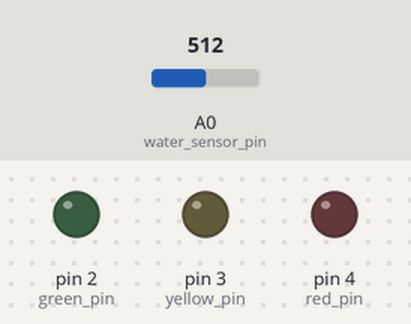
Simulated run of this sketch. Board: Arduino Uno, built with avr-gcc and run on an emulated ATmega328P. On the bench: output pins drawn as LEDs (lit = HIGH). Inputs (shaded band) come from the test bench; at power-on: A0 (water_sensor_pin) = 512. What the sketch prints to the serial monitor is not drawn.

Above: at 1.3 s.
1.4 s: A0 (water_sensor_pin) set to 493
At 2.7 s:
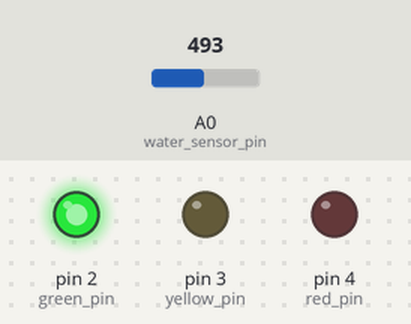
3.0 s: A0 (water_sensor_pin) set to 288
6.0 s: A0 (water_sensor_pin) set to 262
At 6.7 s:
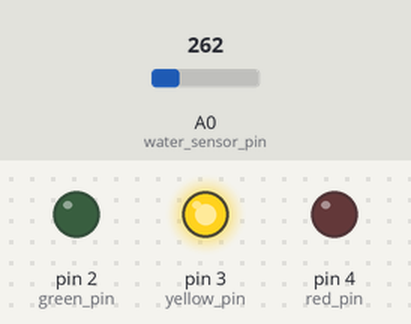
7.5 s: A0 (water_sensor_pin) set to 163
10.5 s: A0 (water_sensor_pin) set to 139
At 11.6 s:
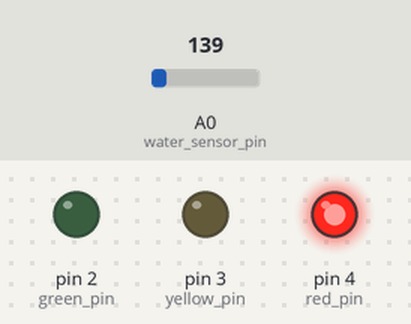
12.0 s: A0 (water_sensor_pin) set to 285
At 12.9 s:
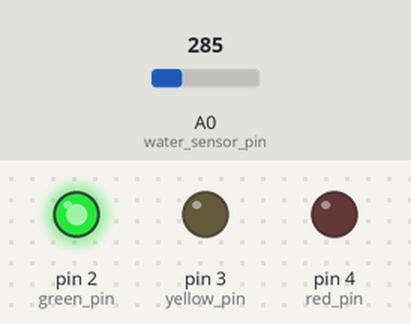
Timing chart, 0 to 14.5 s (numbered marks = the images above; inputs shaded):
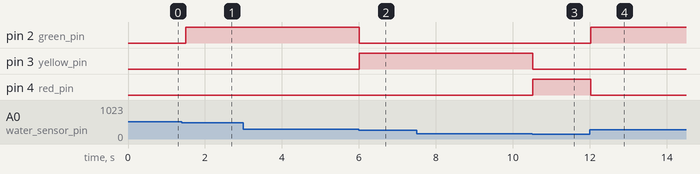

The sketch:

Project_3.ino
```cpp
////////////////////////////////////////////
///////// Atoms Labs -  @atomslabs /////////
///////// Arduino Kit - Project 3 //////////
////////////////////////////////////////////

#define water_sensor_pin A0
const int red_pin = 4;
const int yellow_pin = 3;
const int green_pin = 2;

void setup(){
  Serial.begin(9600);
  pinMode(red_pin, OUTPUT);
  pinMode(yellow_pin, OUTPUT);
  pinMode(green_pin, OUTPUT);
  digitalWrite(red_pin, LOW);
  digitalWrite(yellow_pin, LOW);
  digitalWrite(green_pin, LOW);
}

void loop(){
  //Read data from analog pin and store it to value variable
  int value = analogRead(water_sensor_pin);
  Serial.print("Water Level Sensor reading ");
  Serial.print(value);
  Serial.print(" | Tank Status: ");

  if (value>=0 && value<=150)
  {
    Serial.println("Low water level");
    digitalWrite(red_pin, HIGH);
    digitalWrite(yellow_pin, LOW);
    digitalWrite(green_pin, LOW);
  }
  else if (value>150 && value<=275){
    Serial.println("Mid water level");
    digitalWrite(red_pin, LOW);
    digitalWrite(yellow_pin, HIGH);
    digitalWrite(green_pin, LOW);
  }
  else if (value>275 && value<=500){
    Serial.println("Normal water level");
    digitalWrite(red_pin, LOW);
    digitalWrite(yellow_pin, LOW);
    digitalWrite(green_pin, HIGH);
  }

  delay(500);
}
```

Measured:
- the behaviour switches between 501 and 500 on A0 (water_sensor_pin) (found by bisection; images 0 and 1)
- the behaviour switches between 276 and 275 on A0 (water_sensor_pin) (found by bisection; images 1 and 2)
- the behaviour switches between 151 and 150 on A0 (water_sensor_pin) (found by bisection; images 2 and 3)
- after the input at 1.4 s, pin 2 (green_pin): LOW → HIGH after 0.10 s
- after the input at 3.0 s, every drawn part: stays the same
- after the input at 6.0 s, pin 2 (green_pin): HIGH → LOW at once; pin 3 (yellow_pin): LOW → HIGH at once
- after the input at 7.5 s, every drawn part: stays the same
- after the input at 10.5 s, pin 3 (yellow_pin): HIGH → LOW at once; pin 4 (red_pin): LOW → HIGH at once
- after the input at 12.0 s, pin 2 (green_pin): LOW → HIGH at once; pin 4 (red_pin): HIGH → LOW at once
